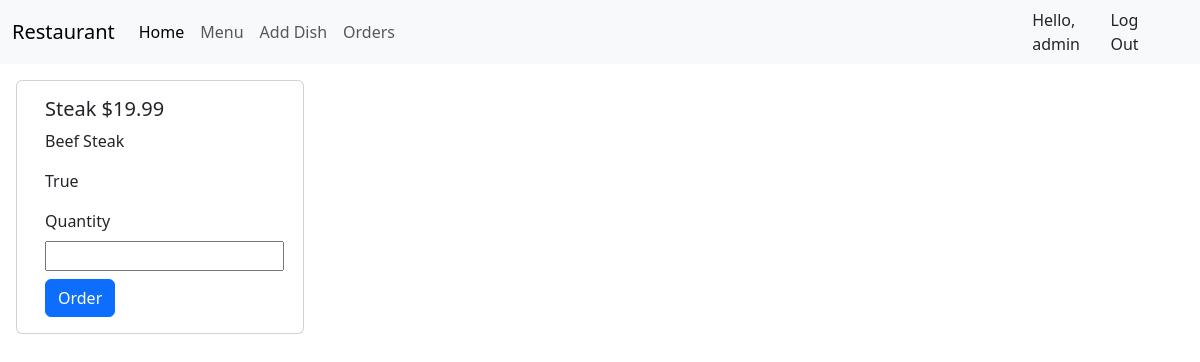
/restaurant/menu/1/ (signed in), run on the app's committed database.
### menu/models.py (models this page shows, shortened)
class Dish(models.Model):
    name = models.CharField(max_length=50)
    description = models.CharField(max_length=100, blank=True)
    price = models.DecimalField(max_digits=4, decimal_places=2)
    category = models.ForeignKey(
        Category, on_delete=models.CASCADE, related_name="dishes"
    )
    is_available = models.BooleanField(default=True)

### menu/views.py (the view)
# urls.py: path("<int:id>/", views.detail, name="detail"),
def detail(request, id):
    try:
        dish = Dish.objects.get(id=id)
        dish_data = {
            "id": dish.id,
            "name": dish.name,
            "description": dish.description,
            "price": dish.price,
            "category": {"id": dish.category.id, "name": dish.category.name},
            "is_available": dish.is_available,
        }
    except Dish.DoesNotExist:
        raise Http404("This dish does not exist!")
    return render(request, "detail.html", {"dish": dish_data})

### templates/detail.html (shortened to what this page needs)
<!DOCTYPE html>
<html lang="en">
  <head>
  </head>
  <body>
    {% extends 'base.html'%} {% block content %}
    <div class="row m-3">
      <div class="card" style="width: 18rem">
        <div class="card-body">
          <form method="post" action="{% url 'order' dish.id %}">
            <h5 class="card-title">{{dish.name}} ${{dish.price}}</h5>
            <p class="card-text">{{dish.description}}</p>
            <p class="card-text">{{dish.is_available}}</p>
            <label for="quantity" class="mb-2" min="1"> Quantity </label>
            <input type="number" name="quantity" />
            <button type="submit" class="btn btn-primary mt-2">Order</button>
          </form>
        </div>
      </div>
    </div>
    {% endblock %}

### templates/base.html (shortened to what this page needs)
<!DOCTYPE html>
<html lang="en">
  <head>
    <link
      href="https://cdn.jsdelivr.net/npm/bootstrap@5.3.2/dist/css/bootstrap.min.css"
      rel="stylesheet"
    />
  </head>
  <body>
    <nav class="navbar navbar-expand-lg bg-body-tertiary">
      <div class="container-fluid">
        <a class="navbar-brand" href="{% url 'index' %}">Restaurant</a>
        <div class="collapse navbar-collapse" id="navbarNav">
          <ul class="navbar-nav">
            <li class="nav-item">
              <a
                class="nav-link active"
                aria-current="page"
                href="{% url 'index' %}"
                >Home</a
              >
            </li>
            <li class="nav-item">
              <a class="nav-link" href="{% url 'index' %}">Menu</a>
            </li>
            {% if user.is_staff %}
            <li class="nav-item">
              <a class="nav-link" href="{% url 'create' %}">Add Dish</a>
            </li>
            {% endif %}
            <li class="nav-item">
              <a
                class="nav-link"
                aria-current="page"
                href="{% url 'my_orders' %}"
                >Orders</a
              >
            </li>
          </ul>
        </div>
      </div>
      <div class="d-flex mx-3 px-4">
        {% if user.is_authenticated %}
        <span>Hello, {{user.username}}</span>
        <a class="nav-link" href="{% url 'logout' %}">Log Out</a>
        {% else %}
        <a class="nav-link mx-2" href="{% url 'login' %}">Login</a>
        <a class="nav-link" href="{% url 'signup' %}">Signup</a>
        {% endif %}
      </div>
    </nav>
    <main>{% block content %} {% endblock %}</main>
  </body>
</html>

### data on the page
Dish: name "Steak", price "19.99", description "Beef Steak"

### other printed values
{{ user.username }} "admin"
{{ dish.is_available }} "True"
